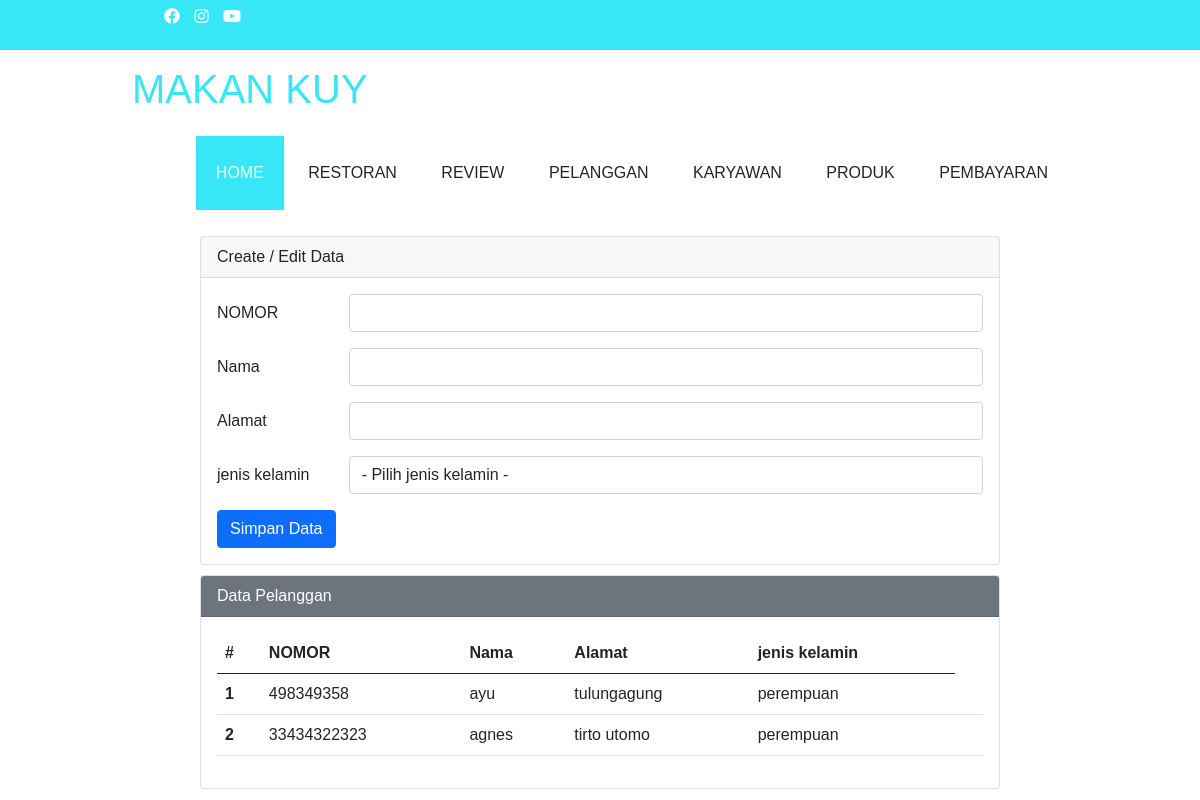
The page /pelanggan/index2.php on the database its author committed.
### tables this page shows
CREATE TABLE `data_pelanggan` (
  `id` int(11) NOT NULL,
  `nomor` varchar(25) NOT NULL,
  `nama` varchar(25) NOT NULL,
  `alamat` varchar(25) NOT NULL,
  `jk` varchar(25) NOT NULL
);

### pelanggan/index2.php (the view, shortened to what this page needs)
<?php
$host       = "localhost";
$user       = "root";
$pass       = "";
$db         = "cart_db";
$koneksi    = mysqli_connect($host, $user, $pass, $db);
$nomor        = "";
$nama       = "";
$alamat     = "";
?>
<!DOCTYPE html>
<html lang="en">
<head>
    <link href="https://cdn.jsdelivr.net/npm/bootstrap@5.0.0-beta2/dist/css/bootstrap.min.css" rel="stylesheet">
    <link rel="stylesheet" type="text/css" href="../Online-Shop/css/style.css">
	<link rel="stylesheet" type="text/css" href="https://cdnjs.cloudflare.com/ajax/libs/font-awesome/5.15.3/css/all.min.css">
</head>
<div class="medsos">
		<div class="container">
			<ul>
				<li><a href="#"><i class="fab fa-facebook"></i></a></li>
				<li><a href="#"><i class="fab fa-instagram"></i></a></li>
				<li><a href="#"><i class="fab fa-youtube"></i></a></li>
			</ul>
		</div>
	</div>
	<header>
		<div class="container">
		<h1><a href="index.html"></a>MAKAN KUY</h1>
		<ul>
        <li class="active"><a href="index.html">HOME</a></li>
			<li><a href="../resto/page.php">RESTORAN</a></li>
			<li><a href="../rewiew/review.php">REVIEW</a></li>
			<li><a href="../pelanggan/index2.php">PELANGGAN</a></li>
			<li><a href="../data/index.php">KARYAWAN</a></li>
			<li><a href="../admin_page.php">PRODUK</a></li>
			<li><a href="../pembayaran/bayar.php">PEMBAYARAN</a></li>
		</ul>
		</div>
	</header>
<body>
    <div class="mx-auto">
        <div class="card">
            <div class="card-header">
                Create / Edit Data
            </div>
            <div class="card-body">
                <form action="" method="POST">
                    <div class="mb-3 row">
                        <label for="nomor" class="col-sm-2 col-form-label">NOMOR</label>
                        <div class="col-sm-10">
                            <input type="text" class="form-control" id="nomor" name="nomor" value="<?php echo $nomor ?>">
                        </div>
                    </div>
                    <div class="mb-3 row">
                        <label for="nama" class="col-sm-2 col-form-label">Nama</label>
                        <div class="col-sm-10">
                            <input type="text" class="form-control" id="nama" name="nama" value="<?php echo $nama ?>">
                        </div>
                    </div>
                    <div class="mb-3 row">
                        <label for="alamat" class="col-sm-2 col-form-label">Alamat</label>
                        <div class="col-sm-10">
                            <input type="text" class="form-control" id="alamat" name="alamat" value="<?php echo $alamat ?>">
                        </div>
                    </div>
                    <div class="mb-3 row">
                        <label for="jk" class="col-sm-2 col-form-label">jenis kelamin</label>
                        <div class="col-sm-10">
                            <select class="form-control" name="jk" id="jk">
                                <option value="">- Pilih jenis kelamin -</option>
                            </select>
                        </div>
                    </div>
                    <div class="col-12">
                        <input type="submit" name="simpan" value="Simpan Data" class="btn btn-primary" />
                    </div>
                </form>
            </div>
        </div>
        <div class="card">
            <div class="card-header text-white bg-secondary">
                Data Pelanggan
            </div>
            <div class="card-body">
                <table class="table">
                    <thead>
                        <tr>
                            <th scope="col">#</th>
                            <th scope="col">NOMOR</th>
                            <th scope="col">Nama</th>
                            <th scope="col">Alamat</th>
                            <th scope="col">jenis kelamin</th>
                        </tr>
                    </thead>
                    <tbody>
                        <?php
                        $sql2   = "select * from data_pelanggan order by id desc";
                        $q2     = mysqli_query($koneksi, $sql2);
                        $urut   = 1;
                        while ($r2 = mysqli_fetch_array($q2)) {
                            $nomor      = $r2['nomor'];
                            $nama       = $r2['nama'];
                            $alamat     = $r2['alamat'];
                            $jk         = $r2['jk'];
                        ?>
                            <tr>
                                <th scope="row"><?php echo $urut++ ?></th>
                                <td scope="row"><?php echo $nomor ?></td>
                                <td scope="row"><?php echo $nama ?></td>
                                <td scope="row"><?php echo $alamat ?></td>
                                <td scope="row"><?php echo $jk ?></td>
                                <td scope="row">
                                </td>
                            </tr>
                        <?php
                        }
                        ?>
                    </tbody>
                </table>
            </div>
        </div>
    </div>
</body>
</html>

### Online-Shop/css/style.css (style rules this page uses)
* { padding: 0; margin-top: 0; font-family: sans-serif; }
a { color: inherit; text-decoration: none; }
.medsos { padding: 5px 0; background-color: #37E6F7; }
.medsos ul li { display: inline-block; color: white; margin-right: 10px; }
.container { width: 80%; margin: 0 auto; }
.container:after { content: " "; display: block; clear: both; }
header h1 { float: left; padding: 15px 0px; color: #37E6F7; }
header ul { float: right; }
header ul li { display: inline-block; }
header ul li a { padding: 25px 20px; display: inline-block; }
.active { background-color: #37E6F7; color: #fff; }

### pelanggan/index2.php (style rules this page uses)
.mx-auto { width: 800px }
.card { margin-top: 10px; }

### rows shown on the page
data_pelanggan: nomor "498349358", nama "ayu", alamat "tulungagung", jk "perempuan"
data_pelanggan: nomor "33434322323", nama "agnes", alamat "tirto utomo", jk "perempuan"
